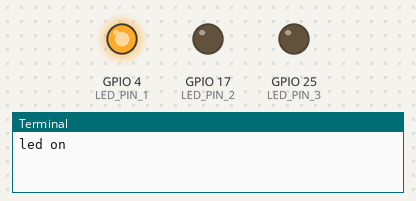
Bench run of a program on a simulated Raspberry Pi (BCM pin numbers). Shown: output pins drawn as LEDs (lit = HIGH), the last lines printed to the terminal. At 12.0 s the program stops and its outputs stay as they are.

Above: at 1.0 s.
At 3.0 s:
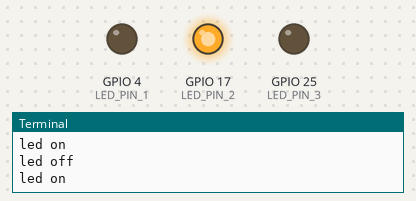
At 5.0 s:
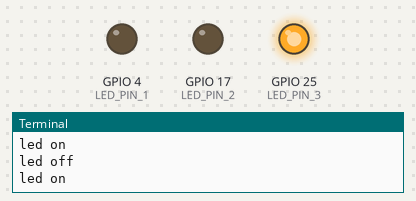
Timing chart, 0 to 7.8 s (numbered marks = the images above):
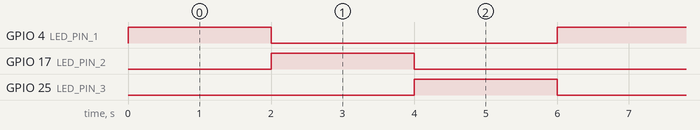

The program:

led_blink_task.py
```python
import RPi.GPIO as GPIO
import time

LED_PIN_1 = 4
LED_PIN_2 = 17
LED_PIN_3 = 25
GPIO.setmode(GPIO.BCM) # GPIO.BCM or GPIO.BOARD
GPIO.setup(LED_PIN_1, GPIO.OUT) # GPIO.OUT or GPIO.IN
GPIO.setup(LED_PIN_2, GPIO.OUT)
GPIO.setup(LED_PIN_3, GPIO.OUT)

for i in range(2):
    GPIO.output(LED_PIN_1, GPIO.HIGH) #1
    print("led on")
    time.sleep(2)
    GPIO.output(LED_PIN_1, GPIO.LOW) #0
    print("led off")
    GPIO.output(LED_PIN_2, GPIO.HIGH) #1
    print("led on")
    time.sleep(2)
    GPIO.output(LED_PIN_2, GPIO.LOW) #0
    print("led off")
    GPIO.output(LED_PIN_3, GPIO.HIGH) #1
    print("led on")
    time.sleep(2)
    GPIO.output(LED_PIN_3, GPIO.LOW) #0
    print("led off")

GPIO.cleanup() #GPIO 핀 상태 초기화
```

Measured:
- by itself, GPIO 4 (LED_PIN_1), GPIO 17 (LED_PIN_2), GPIO 25 (LED_PIN_3): alternates HIGH for 2.0 s and LOW for 4.0 s
